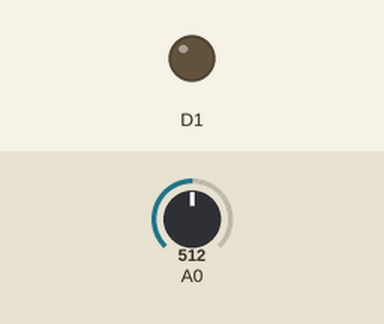
This sketch was run on a simulated ESP8266 (NodeMCU). Shown: output pins drawn as LEDs (lit = HIGH). The inputs (shaded band) are chosen by the test bench; at power-on: A0 = 512. WiFi joins after 1.5 s; servers stay silent unless stated; the Firebase database answers and starts empty; what the sketch prints to the serial monitor is not drawn.

Above: at 3.7 s.
3.8 s: A0 set to 0
At 5.4 s:
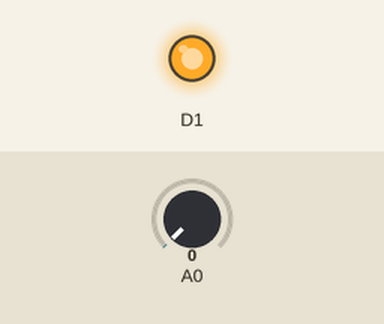
6.6 s: A0 set to 122
At 9.6 s:
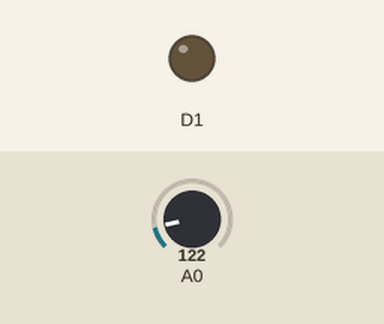
Timing chart, 0 to 11.1 s (numbered marks = the images above; inputs shaded):
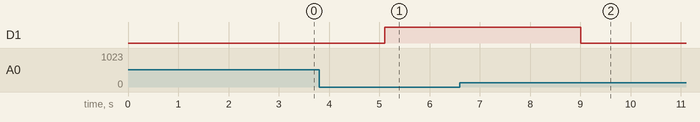

The sketch:

sketch_dec07a.ino
```cpp
// firebase realtime database e oda sıcaklığını ölçüp yaz, sonra yazdığını tekrar oku
#include <ESP8266WiFi.h>
#include <WiFiClient.h>
#include <FirebaseArduino.h>

const char *ssid = "Deryab";                 // bağlanılacak olan kablosuz ağın SSID si
const char *password = "12345678";           // bağlanılacak olan kablosuz ağın şifresi

#define firebase_erisim_linki "derya1-default-rtdb.firebaseio.com"   // oluşturduğunuz projenizdeki veritabanınızın erişim linki
#define firebase_sifre "mnqygcYnpYSJ8QTse36rzgTyIhtmUDnb3o0ZdRn1"    // veritabanı secret key

int sensor_deger=0;           // sensorden okunan degeri tutmak icin
float sicaklik_gerilim=0.0;   // sensorden okunan degerin gerilim karsiligi mV cinsinden
float sicaklik=0.0;           // sicaklik degeri
//------------------------------------------------------------------------------------
void setup(void)
{
 pinMode(D1,OUTPUT);
 digitalWrite(D1,LOW);
  Serial.begin(9600);                       //Seri iletişim hızı 9600 bps olarak ayarlanarak başlatılıyor.
  delay(1000);

  WiFi.mode(WIFI_STA);                        //ESP8266 istasyon moduna alınıyor.
  WiFi.begin(ssid, password);                 //SSID ve şifre girilierek wifi başlatılıyor.

  //------- Wifi ağına bağlanıncaya kadar beklenilen kısım ------------
  Serial.print("Bağlantı kuruluyor");
  while (WiFi.status() != WL_CONNECTED)
  { // Wifi bağlantısı sağlanana kadar bekleniyor.
    delay(500);                               // Bu arada her 500 ms de bir seri ekrana yan yana noktalar yazdırılarak
    Serial.print(".");                        //görsellik sağlanıyor.
  }
  //-------------------------------------------------------------------

  Serial.println("");                         //Bir alt satıra geçiliyor.
  Serial.println("Bağlantı sağlandı...");      //seri ekrana bağlantının kurulduğu bilgisi gönderiliyor.

  Serial.print("Alınan IP addresi: ");        // kablosuz ağdan alınan IP adresi
  Serial.println(WiFi.localIP());             // kablosuz ağdan alınan IP adresi

  Firebase.begin(firebase_erisim_linki, firebase_sifre);      // Firebase erişimini başlat
}
//------------------------------------------------------------------------------------
void loop(void)
{
  sicak_olc();    // sıcaklığı ölç

  Firebase.setFloat("Oda Sicakligi",sicaklik);          // "Oda Sicakligi" etiketinin altına sıcaklıgı yaz
  if (Firebase.failed()) {                              // yazma hatası oldu mu?
      Serial.print("Hata Var:");                        // evet olmuş, seri porttan bana bildir
      Serial.println(Firebase.error());
      return;                                           // loop başına dön
  }
  delay(1000);
  float ayarlanan_deger=Firebase.getFloat("ayarlanan deger");
  if(ayarlanan_deger<sicaklik)
  digitalWrite(D1,LOW);
  else
  digitalWrite(D1,HIGH);


}
//-------------------- sıcaklık ölçme fonksiyonu ------------------------
void sicak_olc()
{
  sensor_deger=analogRead(A0);      // A0 analog girişini oku, ve okunan degeri sensor_deger'e ata
  sicaklik_gerilim = (sensor_deger / 1023.0)*1000;  //bu kismin açıklaması en alttadır
  sicaklik = sicaklik_gerilim /10.0;
}
```

Measured:
- after the input at 3.8 s, D1: LOW → HIGH after 1.3 s
- after the input at 6.6 s, D1: HIGH → LOW after 2.4 s
